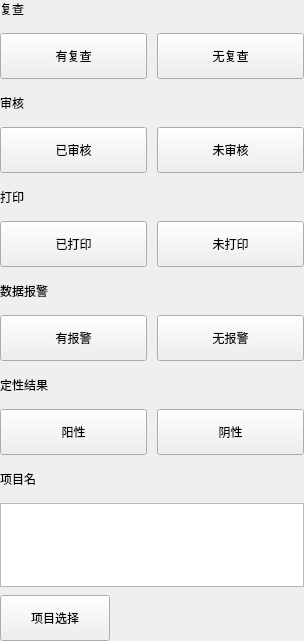
     <widget class="QWidget" name="widget18" native="true">
      <property name="geometry">
       <rect>
        <x>575</x>
        <y>0</y>
        <width>304</width>
        <height>641</height>
       </rect>
      </property>
      <layout class="QVBoxLayout" name="verticalLayout_9">
       <property name="spacing">
        <number>15</number>
       </property>
       <property name="leftMargin">
        <number>0</number>
       </property>
       <property name="topMargin">
        <number>0</number>
       </property>
       <property name="rightMargin">
        <number>0</number>
       </property>
       <property name="bottomMargin">
        <number>0</number>
       </property>
       <item>
        <layout class="QVBoxLayout" name="verticalLayout_128">
         <item>
          <widget class="QLabel" name="label_112">
           <property name="text">
            <string>复查</string>
           </property>
          </widget>
         </item>
         <item>
          <layout class="QHBoxLayout" name="horizontalLayout_14">
           <property name="spacing">
            <number>10</number>
           </property>
           <item>
            <widget class="QPushButton" name="pushButton_165">
             <property name="minimumSize">
              <size>
               <width>110</width>
               <height>46</height>
              </size>
             </property>
             <property name="maximumSize">
              <size>
               <width>16777215</width>
               <height>46</height>
              </size>
             </property>
             <property name="text">
              <string>有复查</string>
             </property>
             <property name="checkable">
              <bool>true</bool>
             </property>
             <property name="autoExclusive">
              <bool>false</bool>
             </property>
             <property name="buttons" stdset="0">
              <string notr="true">flat_button</string>
             </property>
            </widget>
           </item>
           <item>
            <widget class="QPushButton" name="pushButton_166">
             <property name="minimumSize">
              <size>
               <width>110</width>
               <height>46</height>
              </size>
             </property>
             <property name="maximumSize">
              <size>
               <width>16777215</width>
               <height>46</height>
              </size>
             </property>
             <property name="text">
              <string>无复查</string>
             </property>
             <property name="checkable">
              <bool>true</bool>
             </property>
             <property name="autoExclusive">
              <bool>false</bool>
             </property>
             <property name="buttons" stdset="0">
              <string notr="true">flat_button</string>
             </property>
            </widget>
           </item>
          </layout>
         </item>
        </layout>
       </item>
       <item>
        <layout class="QVBoxLayout" name="verticalLayout_130">
         <item>
          <widget class="QLabel" name="label_110">
           <property name="text">
            <string>审核</string>
           </property>
          </widget>
         </item>
         <item>
          <layout class="QHBoxLayout" name="horizontalLayout_17">
           <property name="spacing">
            <number>10</number>
           </property>
           <item>
            <widget class="QPushButton" name="pushButton_160">
             <property name="minimumSize">
              <size>
               <width>110</width>
               <height>46</height>
              </size>
             </property>
             <property name="maximumSize">
              <size>
               <width>16777215</width>
               <height>46</height>
              </size>
             </property>
             <property name="text">
              <string>已审核</string>
             </property>
             <property name="checkable">
              <bool>true</bool>
             </property>
             <property name="autoExclusive">
              <bool>false</bool>
             </property>
             <property name="buttons" stdset="0">
              <string notr="true">flat_button</string>
             </property>
            </widget>
           </item>
           <item>
            <widget class="QPushButton" name="pushButton_161">
             <property name="minimumSize">
              <size>
               <width>110</width>
               <height>46</height>
              </size>
             </property>
             <property name="maximumSize">
              <size>
               <width>16777215</width>
               <height>46</height>
              </size>
             </property>
             <property name="text">
              <string>未审核</string>
             </property>
             <property name="checkable">
              <bool>true</bool>
             </property>
             <property name="autoExclusive">
              <bool>false</bool>
             </property>
             <property name="buttons" stdset="0">
              <string notr="true">flat_button</string>
             </property>
            </widget>
           </item>
          </layout>
         </item>
        </layout>
       </item>
       <item>
        <layout class="QVBoxLayout" name="verticalLayout_129">
         <item>
          <widget class="QLabel" name="label_135">
           <property name="text">
            <string>打印</string>
           </property>
          </widget>
         </item>
         <item>
          <layout class="QHBoxLayout" name="horizontalLayout_18">
           <property name="spacing">
            <number>10</number>
           </property>
           <item>
            <widget class="QPushButton" name="pushButton_182">
             <property name="minimumSize">
              <size>
               <width>110</width>
               <height>46</height>
              </size>
             </property>
             <property name="maximumSize">
              <size>
               <width>16777215</width>
               <height>46</height>
              </size>
             </property>
             <property name="text">
              <string>已打印</string>
             </property>
             <property name="checkable">
              <bool>true</bool>
             </property>
             <property name="buttons" stdset="0">
              <string notr="true">flat_button</string>
             </property>
            </widget>
           </item>
           <item>
            <widget class="QPushButton" name="pushButton_181">
             <property name="minimumSize">
              <size>
               <width>110</width>
               <height>46</height>
              </size>
             </property>
             <property name="maximumSize">
              <size>
               <width>16777215</width>
               <height>46</height>
              </size>
             </property>
             <property name="text">
              <string>未打印</string>
             </property>
             <property name="checkable">
              <bool>true</bool>
             </property>
             <property name="buttons" stdset="0">
              <string notr="true">flat_button</string>
             </property>
            </widget>
           </item>
          </layout>
         </item>
        </layout>
       </item>
       <item>
        <layout class="QVBoxLayout" name="verticalLayout_125">
         <item>
          <widget class="QLabel" name="label_113">
           <property name="text">
            <string>数据报警</string>
           </property>
          </widget>
         </item>
         <item>
          <layout class="QHBoxLayout" name="horizontalLayout_15">
           <property name="spacing">
            <number>10</number>
           </property>
           <item>
            <widget class="QPushButton" name="pushButton_168">
             <property name="minimumSize">
              <size>
               <width>110</width>
               <height>46</height>
              </size>
             </property>
             <property name="maximumSize">
              <size>
               <width>16777215</width>
               <height>46</height>
              </size>
             </property>
             <property name="text">
              <string>有报警</string>
             </property>
             <property name="checkable">
              <bool>true</bool>
             </property>
             <property name="autoExclusive">
              <bool>false</bool>
             </property>
             <property name="buttons" stdset="0">
              <string notr="true">flat_button</string>
             </property>
            </widget>
           </item>
           <item>
            <widget class="QPushButton" name="pushButton_167">
             <property name="minimumSize">
              <size>
               <width>110</width>
               <height>46</height>
              </size>
             </property>
             <property name="maximumSize">
              <size>
               <width>16777215</width>
               <height>46</height>
              </size>
             </property>
             <property name="text">
              <string>无报警</string>
             </property>
             <property name="checkable">
              <bool>true</bool>
             </property>
             <property name="autoExclusive">
              <bool>false</bool>
             </property>
             <property name="buttons" stdset="0">
              <string notr="true">flat_button</string>
             </property>
            </widget>
           </item>
          </layout>
         </item>
        </layout>
       </item>
       <item>
        <layout class="QVBoxLayout" name="verticalLayout_124">
         <item>
          <widget class="QLabel" name="label_108">
           <property name="text">
            <string>定性结果</string>
           </property>
          </widget>
         </item>
         <item>
          <layout class="QHBoxLayout" name="horizontalLayout_16">
           <property name="spacing">
            <number>10</number>
           </property>
           <item>
            <widget class="QPushButton" name="pushButton_157">
             <property name="minimumSize">
              <size>
               <width>110</width>
               <height>46</height>
              </size>
             </property>
             <property name="maximumSize">
              <size>
               <width>16777215</width>
               <height>46</height>
              </size>
             </property>
             <property name="text">
              <string>阳性</string>
             </property>
             <property name="checkable">
              <bool>true</bool>
             </property>
             <property name="autoExclusive">
              <bool>false</bool>
             </property>
             <property name="buttons" stdset="0">
              <string notr="true">flat_button</string>
             </property>
            </widget>
           </item>
           <item>
            <widget class="QPushButton" name="pushButton_156">
             <property name="minimumSize">
              <size>
               <width>110</width>
               <height>46</height>
              </size>
             </property>
             <property name="maximumSize">
              <size>
               <width>16777215</width>
               <height>46</height>
              </size>
             </property>
             <property name="text">
              <string>阴性</string>
             </property>
             <property name="checkable">
              <bool>true</bool>
             </property>
             <property name="autoExclusive">
              <bool>false</bool>
             </property>
             <property name="buttons" stdset="0">
              <string notr="true">flat_button</string>
             </property>
            </widget>
           </item>
          </layout>
         </item>
        </layout>
       </item>
       <item>
        <layout class="QVBoxLayout" name="verticalLayout_135">
         <property name="bottomMargin">
          <number>0</number>
         </property>
         <item>
          <widget class="QLabel" name="label_144">
           <property name="minimumSize">
            <size>
             <width>0</width>
             <height>0</height>
            </size>
           </property>
           <property name="maximumSize">
            <size>
             <width>16777215</width>
             <height>16777215</height>
            </size>
           </property>
           <property name="styleSheet">
            <string notr="true"/>
           </property>
           <property name="text">
            <string>项目名</string>
           </property>
           <property name="alignment">
            <set>Qt::AlignLeading|Qt::AlignLeft|Qt::AlignVCenter</set>
           </property>
          </widget>
         </item>
         <item>
          <layout class="QVBoxLayout" name="verticalLayout_136">
           <property name="spacing">
            <number>8</number>
           </property>
           <item>
            <widget class="QTextEdit" name="assay_edit_6">
             <property name="paddings_all" stdset="0">
              <string notr="true">a_0</string>
             </property>
            </widget>
           </item>
           <item>
            <layout class="QHBoxLayout" name="horizontalLayout_86">
             <item>
              <widget class="QPushButton" name="assay_select_btn_6">
               <property name="minimumSize">
                <size>
                 <width>110</width>
                 <height>46</height>
                </size>
               </property>
               <property name="maximumSize">
                <size>
                 <width>16777215</width>
                 <height>46</height>
                </size>
               </property>
               <property name="text">
                <string>项目选择</string>
               </property>
               <property name="buttons" stdset="0">
                <string notr="true">flat_btn</string>
               </property>
              </widget>
             </item>
             <item>
              <spacer name="horizontalSpacer_85">
               <property name="orientation">
                <enum>Qt::Horizontal</enum>
               </property>
               <property name="sizeHint" stdset="0">
                <size>
                 <width>40</width>
                 <height>20</height>
                </size>
               </property>
              </spacer>
             </item>
            </layout>
           </item>
          </layout>
         </item>
         <item>
          <spacer name="verticalSpacer_12">
           <property name="orientation">
            <enum>Qt::Vertical</enum>
           </property>
           <property name="sizeHint" stdset="0">
            <size>
             <width>20</width>
             <height>40</height>
            </size>
           </property>
          </spacer>
         </item>
        </layout>
       </item>
       <item>
        <spacer name="verticalSpacer_13">
         <property name="orientation">
          <enum>Qt::Vertical</enum>
         </property>
         <property name="sizeHint" stdset="0">
          <size>
           <width>20</width>
           <height>40</height>
          </size>
         </property>
        </spacer>
       </item>
      </layout>
     </widget>
